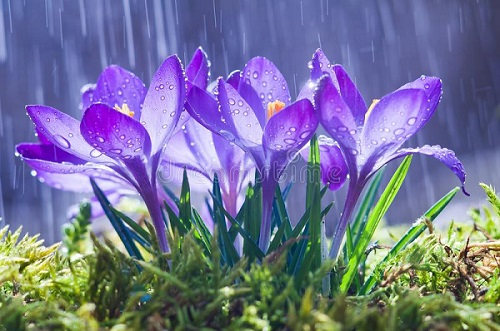
#> input picture Crocuses_.jpg, 500 x 331 px
$ python k_means_clustering.py
#> lines starting #> are read from the running program, lines starting #| are printed output that depends on the picture; long printed decimals are rounded
'''
This script quantize the images and uses kmeans clustering to train the model.

**********
Since there is no obvious elbow, I am using 10 as the elbow in the below script
**********
'''
import numpy as np
from skimage import data
from skimage import io
import matplotlib.pyplot as plt
from sklearn.cluster import KMeans
import random
crocuses = io.imread("Crocuses_.jpg")
#> crocuses is the input picture: shape (331, 500, 3); mean R, G, B 115.6, 116, 149.4
plt.figure()
plt.title("Crocuses Flowers")
plt.imshow(crocuses)
plt.axis('off')
plt.show()
k = 2
r = 0
n = 0
crocuses = crocuses.reshape(331*500,3)
inertiaArr = np.array([0,0,0,0,0,0,0,0,0])
kArr = np.array([2,4,6,8,10,12,14,16,18])
while (k < 20):
    crocuses = io.imread("Crocuses_.jpg")
    crocuses = crocuses.reshape(331*500,3)
    flower = crocuses
    km_clustering = KMeans(n_clusters=k)
    cls_model = km_clustering.fit(flower)
    print("k =",k,", Inertia = ",cls_model.inertia_)
#| k = 2 , Inertia =  827418117.337
    inertiaArr[n] = cls_model.inertia_
    flower = flower.reshape(331,500,3)
    flower[:,:,r] = k*12
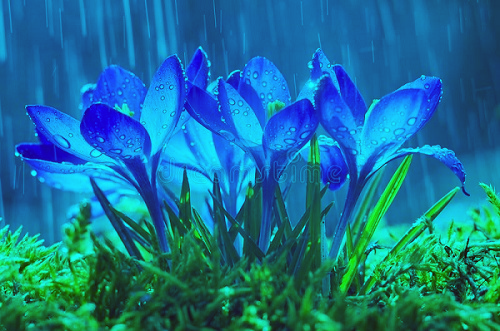
#> flower: shape (331, 500, 3); mean R, G, B 24, 116, 149.4
    if (r < 2):
        r += 1
    else:
        r -= 2
    plt.figure()
    plt.title("Crocuses Flowers")
    plt.imshow(flower)
    plt.axis('off')
    plt.show()
    k += 2
    n += 1
plt.figure()
plt.title("k VS Inertia")
plt.xlabel("k")
plt.ylabel("Inertia")
plt.plot(kArr,inertiaArr)
plt.show()
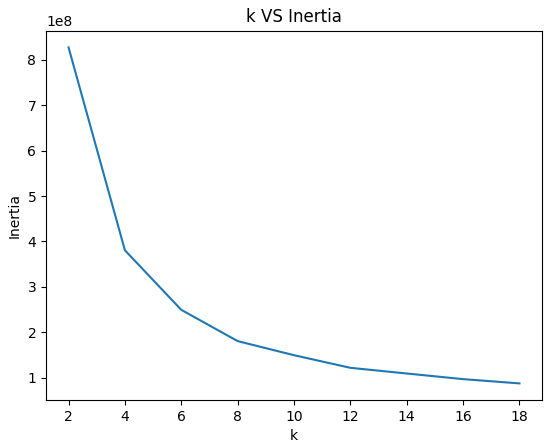
#> figure drawn by matplotlib, 1 panel

#Lets take k = 10 for the Second task
rose = io.imread("Rose_.jpg")
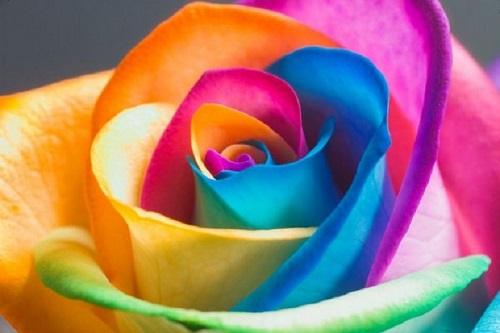
#> input picture Rose_.jpg, 500 x 333 px
#> rose is the input picture: shape (333, 500, 3); mean R, G, B 162.2, 120.2, 114.7
plt.figure()
plt.title("Rose Flower")
plt.imshow(rose)
plt.axis('off')
plt.show()
k = 10
rose[:,:,0] = k*12
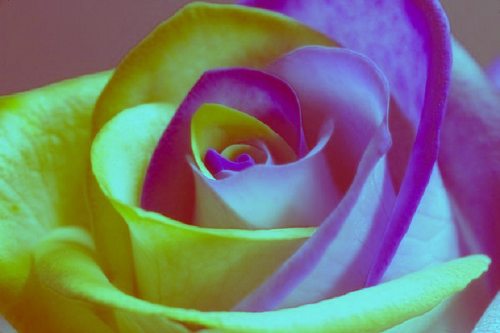
#> rose: shape (333, 500, 3); mean R, G, B 120, 120.2, 114.7
plt.figure()
plt.title("Rose Flower")
plt.imshow(rose)
plt.axis('off')
plt.show()


# In[ ]:
